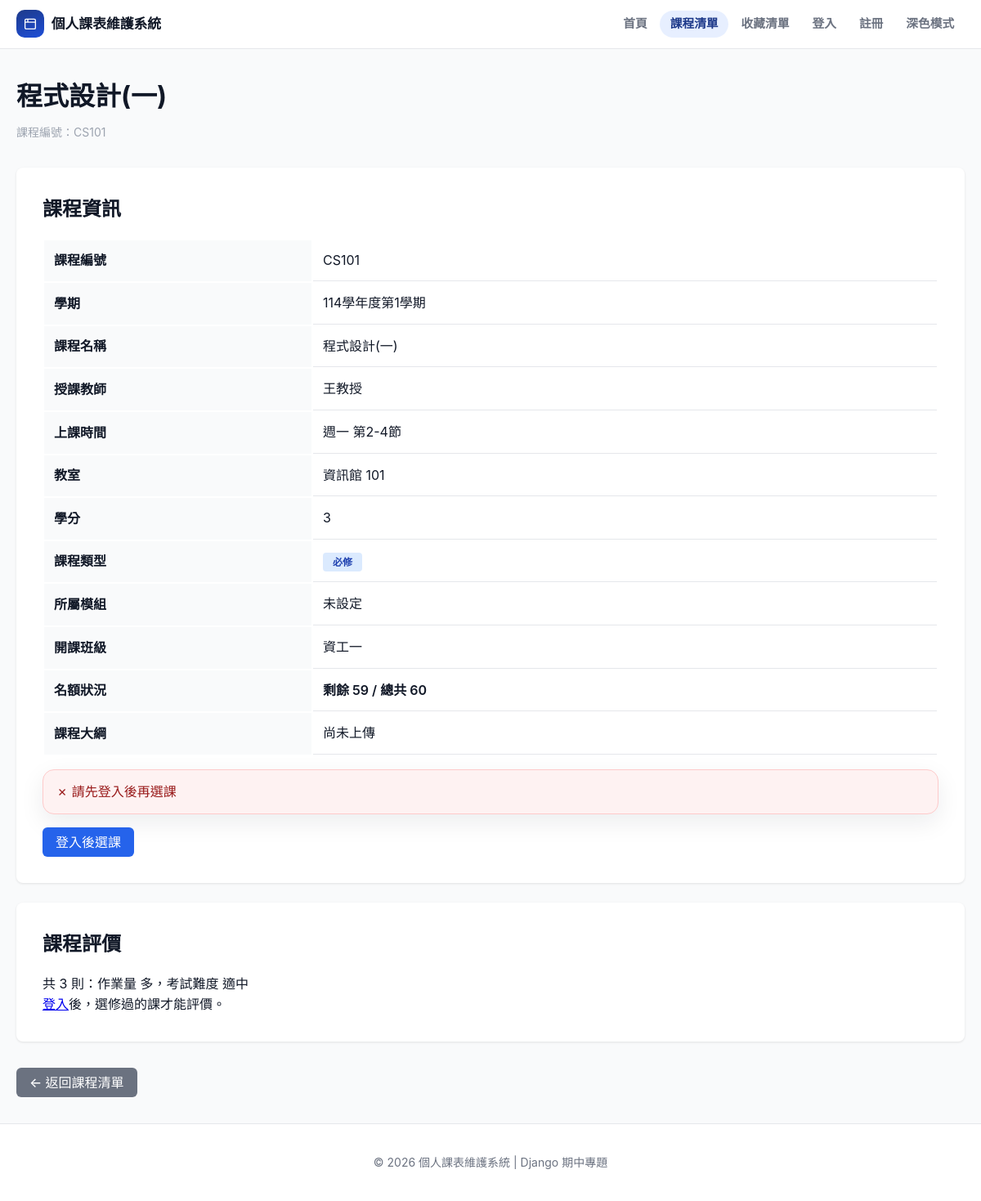
/courses/CS101/, run on the app's committed database.
### timetable/models.py (models this page shows, shortened)
class Course(models.Model):
    course_id = models.CharField("課程編號", max_length=20, primary_key=True)
    name = models.CharField("課程名稱", max_length=100)
    teacher = models.ForeignKey(
        Teacher,
        verbose_name="授課教師",
        null=True,
        blank=True,
        on_delete=models.PROTECT,
        related_name="courses",
    )
    weekday = models.PositiveSmallIntegerField("星期")  # 1-7
    start_period = models.PositiveSmallIntegerField("開始節次")
    end_period = models.PositiveSmallIntegerField("結束節次")
    credits = models.PositiveSmallIntegerField("學分")
    course_type = models.CharField(
        "課程類型",
        max_length=20,
        choices=COURSE_TYPE_CHOICES,
        help_text="選「必修」後，開課班級相同的學生會自動加入這門課，而且不能退選。",
    )
    module = models.CharField("所屬模組", max_length=20, blank=True, default="")
    syllabus = models.FileField("課程大綱 PDF", upload_to=syllabus_upload_to, blank=True)
    school_class = models.ForeignKey(
        "SchoolClass",
        verbose_name="開課班級",
        null=True,
        blank=True,
        on_delete=models.PROTECT,
        related_name="courses",
    )
    opens_to_all = models.BooleanField("開放全校", default=False)
    semester = models.ForeignKey(
        Semester,
        verbose_name="學期",
        null=True,
        blank=True,
        on_delete=models.PROTECT,
        related_name="courses",
    )
    classroom = models.ForeignKey(
        Classroom,
        verbose_name="教室",
        null=True,
        blank=True,
        on_delete=models.PROTECT,
        related_name="courses",
    )
    total_quota = models.PositiveIntegerField("總名額")
    enrolled_count = models.PositiveIntegerField("已選人數", default=0)
    class Meta:
        ordering = ["course_id"]
    @property
    def remaining_quota(self) -> int:
        return self.total_quota - self.enrolled_count
    @property
    def is_full(self) -> bool:
        return self.enrolled_count >= self.total_quota
    def __init__(self, *args, **kwargs):
        target_class = kwargs.pop("target_class", None)
        teacher_name = None
        classroom_name = None
        if isinstance(kwargs.get("teacher"), str):
            teacher_name = kwargs.pop("teacher")
        if isinstance(kwargs.get("classroom"), str):
            classroom_name = kwargs.pop("classroom")
        super().__init__(*args, **kwargs)
        if classroom_name is not None:
            label = classroom_name.strip()
            if label:
                self.classroom, _created = Classroom.objects.get_or_create(name=label)
            else:
                self.classroom = None
        if teacher_name is not None:
            label = teacher_name.strip()
            if label:
                self.teacher, _created = Teacher.objects.get_or_create(name=label)
            else:
                self.teacher = None
        if target_class is not None:
            self.target_class = target_class
        self._ensure_semester()
    def _get_target_class(self):
        if self.opens_to_all:
            return "全校"
        if self.school_class_id:
            return self.school_class.name
        return ""
    _get_target_class.short_description = "開課班級"
    def _set_target_class(self, value):
        label = (value or "").strip()
        if label == "全校":
            self.opens_to_all = True
            self.school_class = None
            return
        self.opens_to_all = False
        if not label:
            self.school_class = None
            return
        if self.school_class_id and self.school_class.name == label:
            return
        self.school_class, _created = SchoolClass.objects.get_or_create(name=label)
    target_class = property(_get_target_class, _set_target_class)
    def _ensure_semester(self):
        if self.semester_id:
            return
    def get_weekday_name(self) -> str:
        return WEEKDAY_NAMES.get(self.weekday, "未知")
    def time_slots(self) -> list:
        slots = [{
            "weekday": self.weekday,
            "start_period": self.start_period,
            "end_period": self.end_period,
            "classroom": self.classroom if self.classroom_id else None,
        }]
        slots.sort(key=lambda slot: (slot["weekday"], slot["start_period"]))
        return slots
    def get_time_display(self) -> str:
        parts = []
        for slot in self.time_slots():
            parts.append(
                f"{WEEKDAY_NAMES.get(slot['weekday'], '未知')} 第{slot['start_period']}-{slot['end_period']}節"
            )
        return "、".join(parts)
    def to_dict(self) -> dict:
        return {
            "course_id": self.course_id,
            "name": self.name,
            "teacher": self.teacher.name if self.teacher_id else "",
            "weekday": self.weekday,
            "weekday_name": self.get_weekday_name(),
            "start_period": self.start_period,
            "end_period": self.end_period,
            "time_display": self.get_time_display(),
            "credits": self.credits,
            "course_type": self.course_type,
            "module": self.module,
            "target_class": self.target_class,
            "semester": (self.semester.name or self.semester.code) if self.semester_id else "",
            "classroom": self.classroom.name if self.classroom_id else "",
            "total_quota": self.total_quota,
            "enrolled_count": self.enrolled_count,
            "remaining_quota": self.remaining_quota,
            "is_full": self.is_full,
        }

class Semester(models.Model):
    code = models.CharField("學期代碼", max_length=20, unique=True)
    name = models.CharField("學期名稱", max_length=50, blank=True, default="")
    is_current = models.BooleanField("目前學期", default=False)
    class Meta:
        ordering = ["-is_current", "code"]
        verbose_name = "學期"
        verbose_name_plural = "學期"

class Teacher(models.Model):
    name = models.CharField("教師姓名", max_length=50, unique=True)
    class Meta:
        ordering = ["name"]
        verbose_name = "教師"
        verbose_name_plural = "教師"

class Classroom(models.Model):
    name = models.CharField("教室名稱", max_length=50, unique=True)
    class Meta:
        ordering = ["name"]
        verbose_name = "教室"
        verbose_name_plural = "教室"

class SchoolClass(models.Model):
    name = models.CharField("班級名稱", max_length=50, unique=True)
    class Meta:
        ordering = ["name"]
        verbose_name = "班級"
        verbose_name_plural = "班級"

class CourseReview(models.Model):
    HOMEWORK_CHOICES = [("多", "多"), ("適中", "適中"), ("少", "少")]
    EXAM_CHOICES = [("難", "難"), ("適中", "適中"), ("易", "易")]
    user_id = models.CharField("使用者 ID", max_length=64, db_index=True)
    course = models.ForeignKey(
        Course, verbose_name="課程", on_delete=models.CASCADE, related_name="reviews"
    )
    homework = models.CharField("作業量", max_length=10, choices=HOMEWORK_CHOICES)
    exam = models.CharField("考試難度", max_length=10, choices=EXAM_CHOICES)
    updated_at = models.DateTimeField(auto_now=True)
    class Meta:
        unique_together = [("user_id", "course")]
        verbose_name = "課程評價"
        verbose_name_plural = "課程評價"

### timetable/views.py (the view)
# urls.py: path('courses/<str:course_id>/', views.course_detail, name='course_detail'),
@require_http_methods(["GET"])
def course_detail(request, course_id):
    user_id = get_user_id(request)
    course = course_store.get_course(course_id)
    if not course:
        messages.error(request, '課程不存在')
        return redirect('course_list')
    authenticated = request.user.is_authenticated
    is_enrolled = authenticated and course_store.is_user_enrolled(user_id, course_id)
    is_favorited = authenticated and course_store.is_course_favorited(user_id, course_id)
    conflict_course = None
    if authenticated and not is_enrolled:
        enrolled_courses = course_store.get_user_enrollments(user_id)
        for existing_course in enrolled_courses:
            if course.overlaps_course(existing_course):
                conflict_course = existing_course
                break
    if not authenticated:
        can_enroll, enroll_message = False, "請先登入後再選課"
    else:
        can_enroll, enroll_message = course_store.check_enrollment_eligibility(user_id, course_id)
    course_dict = course.to_dict()
    summaries = course_store.get_review_summaries([course_id])
    my_review = course_store.get_user_review(user_id, course_id) if authenticated else None
    context = {
        'course': course_dict,
        'is_enrolled': is_enrolled,
        'required_locked': authenticated and course_store.is_required_locked(user_id, course),
        'is_favorited': is_favorited,
        'conflict_course': conflict_course.to_dict() if conflict_course else None,
        'can_enroll': can_enroll,
        'enroll_message': enroll_message,
        'review_summary': summaries.get(course_id),
        'can_review': authenticated and course_store.can_review_course(user_id, course_id),
        'my_review': my_review,
        'syllabus': syllabus_links(course),
    }
    return render(request, 'course_detail.html', context)

### templates/course_detail.html (shortened to what this page needs)
{% extends 'base.html' %}
{% block content %}
<div class="page-header">
    <h1>{{ course.name }}</h1>
    <p class="course-id">課程編號：{{ course.course_id }}</p>
</div>
<div class="course-detail-section">
    <div class="detail-card">
        <h2>課程資訊</h2>
        <table class="detail-table">
            <tr>
                <th>課程編號</th>
                <td>{{ course.course_id }}</td>
            </tr>
            <tr>
                <th>學期</th>
                <td>{{ course.semester|default:"未指定" }}</td>
            </tr>
            <tr>
                <th>課程名稱</th>
                <td>{{ course.name }}</td>
            </tr>
            <tr>
                <th>授課教師</th>
                <td>{{ course.teacher }}</td>
            </tr>
            <tr>
                <th>上課時間</th>
                <td>{{ course.time_display }}</td>
            </tr>
            <tr>
                <th>教室</th>
                <td>{{ course.classroom|default:"尚未安排" }}</td>
            </tr>
            <tr>
                <th>學分</th>
                <td>{{ course.credits }}</td>
            </tr>
            <tr>
                <th>課程類型</th>
                <td><span class="course-type-badge badge-{{ course.course_type }}">{{ course.course_type }}</span></td>
            </tr>
            <tr>
                <th>所屬模組</th>
                <td>{{ course.module|default:"未設定" }}</td>
            </tr>
            <tr>
                <th>開課班級</th>
                <td>{{ course.target_class }}</td>
            </tr>
            <tr>
                <th>名額狀況</th>
                <td>
                    <span class="quota-info {% if course.is_full %}quota-full{% elif course.remaining_quota < 5 %}quota-low{% endif %}">
                        剩餘 {{ course.remaining_quota }} / 總共 {{ course.total_quota }}
                    </span>
                </td>
            </tr>
            <tr>
                <th>課程大綱</th>
                <td>
                    {% if syllabus %}
                    <div class="syllabus-links">
                        <a class="btn btn-secondary btn-sm" href="{{ syllabus.view_url }}" target="_blank" rel="noopener">檢視 PDF</a>
                        <a class="btn btn-secondary btn-sm" href="{{ syllabus.download_url }}">下載 PDF</a>
                    </div>
                    {% else %}
                    尚未上傳
                    {% endif %}
                </td>
            </tr>
        </table>
        {% if not is_enrolled and not can_enroll %}
            <div class="alert alert-danger detail-inline-alert">✗ {{ enroll_message }}</div>
        {% endif %}
        <div class="detail-action-buttons">
            {% if not user.is_authenticated %}
            <a href="{% url 'login' %}?next={{ request.path|urlencode }}" class="btn btn-primary">登入後選課</a>
            {% elif is_enrolled and required_locked %}
            <button type="button" class="btn btn-secondary" disabled>不可退選</button>
            {% endif %}
        </div>
    </div>
</div>
<div class="detail-card stack-card">
    <h2>課程評價</h2>
    {% if review_summary %}
    <p>共 {{ review_summary.count }} 則：作業量 {{ review_summary.homework }}，考試難度 {{ review_summary.exam }}</p>
    {% else %}
    <p>目前還沒有評價。</p>
    {% endif %}
    {% if can_review %}
    <form method="post" action="{% url 'save_review' course.course_id %}" class="review-form">
        {% csrf_token %}
        <div class="form-group">
            <label for="homework">作業量</label>
            <select id="homework" name="homework" class="form-control" required>
                <option value="多" {% if my_review and my_review.homework == "多" %}selected{% endif %}>多</option>
                <option value="適中" {% if not my_review or my_review.homework == "適中" %}selected{% endif %}>適中</option>
                <option value="少" {% if my_review and my_review.homework == "少" %}selected{% endif %}>少</option>
            </select>
        </div>
        <div class="form-group">
            <label for="exam">考試難度</label>
            <select id="exam" name="exam" class="form-control" required>
                <option value="難" {% if my_review and my_review.exam == "難" %}selected{% endif %}>難</option>
                <option value="適中" {% if not my_review or my_review.exam == "適中" %}selected{% endif %}>適中</option>
                <option value="易" {% if my_review and my_review.exam == "易" %}selected{% endif %}>易</option>
            </select>
        </div>
        <button type="submit" class="btn btn-primary" data-no-disable>{% if my_review %}更新評價{% else %}送出評價{% endif %}</button>
    </form>
    {% elif user.is_authenticated %}
    <p>選修過或有修課紀錄後才能評價。</p>
    {% else %}
    <p><a href="{% url 'login' %}?next={{ request.path|urlencode }}">登入</a>後，選修過的課才能評價。</p>
    {% endif %}
</div>
<div class="back-link">
    <a href="{% url 'course_list' %}" class="btn btn-secondary">← 返回課程清單</a>
</div>
{% endblock %}

### data on the page
Course: name "程式設計(一)", course_id "CS101", course_type "必修"
Semester: semester "114學年度第1學期"
Teacher: teacher "王教授"
Classroom: classroom "資訊館 101"
SchoolClass: target_class "資工一"
CourseReview: exam "適中"

### other printed values
{{ course.time_display }} "週一 第2-4節"
{{ course.credits }} "3"
{{ course.module|default:"未設定" }} "未設定"
{{ course.remaining_quota }} "59"
{{ course.total_quota }} "60"
{{ enroll_message }} "請先登入後再選課"
{{ review_summary.count }} "3"
{{ review_summary.homework }} "多"
